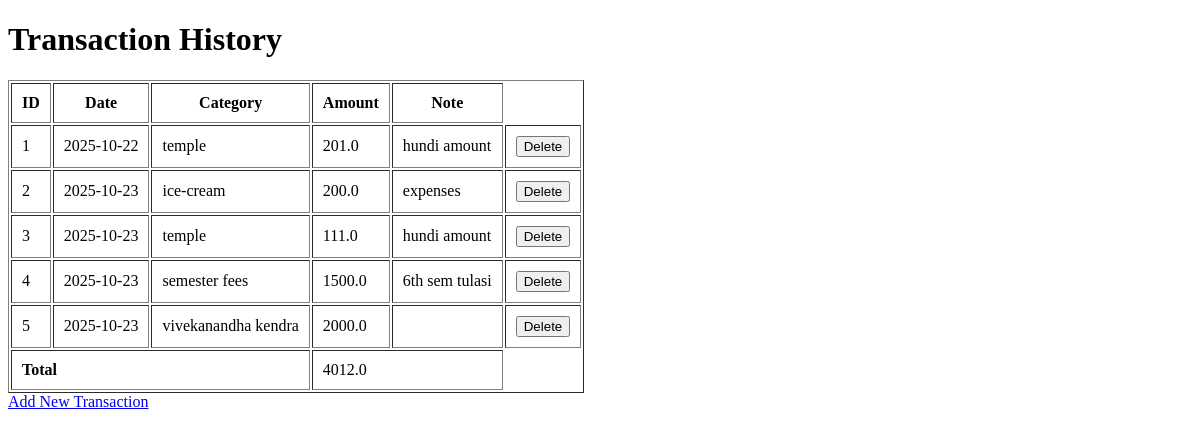
Before: /history with the older database file.
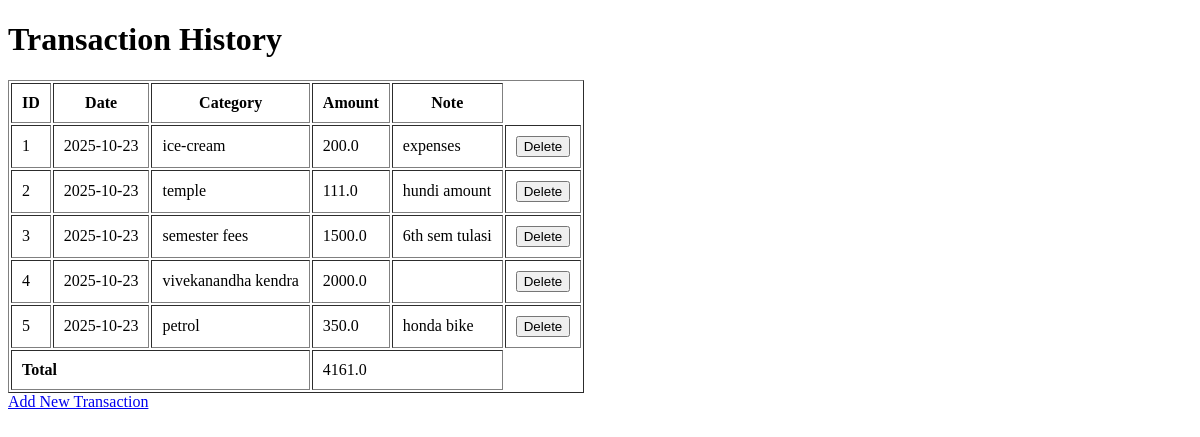
After: the same page with the newer database file.
### tables this page shows
CREATE TABLE transactions (
    id INTEGER PRIMARY KEY AUTOINCREMENT,
    date TEXT NOT NULL,
    category TEXT NOT NULL,
    amount REAL NOT NULL,
    note TEXT
);

### app.py (the view)
@app.route('/history')
def history():
    conn = sqlite3.connect('database.db')
    cursor = conn.cursor()
    cursor.execute("SELECT * FROM transactions ORDER by id")
    transactions = cursor.fetchall()
    total_amount = sum([t[3] for t in transactions])  # t[3] is the 'amount' column
    conn.close()
    return render_template('history.html',transactions = transactions, total_amount= total_amount)

### templates/history.html (shortened to what this page needs)
<!DOCTYPE html>
<html lang="en">
<head>
</head>
<body>
    <h1>Transaction History</h1>
    <table border="1" cellpadding="10">
        <tr>
            <th>ID</th>
            <th>Date</th>
            <th>Category</th>
            <th>Amount</th>
            <th>Note</th>
        </tr>
        {% for t in transactions %}
        <tr>
            <td>{{ loop.index }}</td>
            <td>{{ t[1] }}</td>
            <td>{{ t[2] }}</td>
            <td>{{ t[3] }}</td>
            <td>{{ t[4] }}</td>
            <td>
                <form action="/delete_transaction/{{ t[0] }}" method="post" style="display:inline;">
                    <button type="submit">Delete</button>
                </form>
            </td>
        </tr>
        {% endfor %}
        <tr>
            <td colspan="3"><strong>Total</strong></td>
            <td colspan="2">{{ total_amount }}</td>
        </tr>
    </table>
    <a href="/">Add New Transaction</a>
</body>
</html>

Changed rows visible on the page:
removed transactions: date "2025-10-22", category "temple", amount "201.0", note "hundi amount"
added transactions: date "2025-10-23", category "petrol", amount "350.0", note "honda bike"
Other visible differences:
{{ total_amount }}: "4012.0" → "4161.0"
